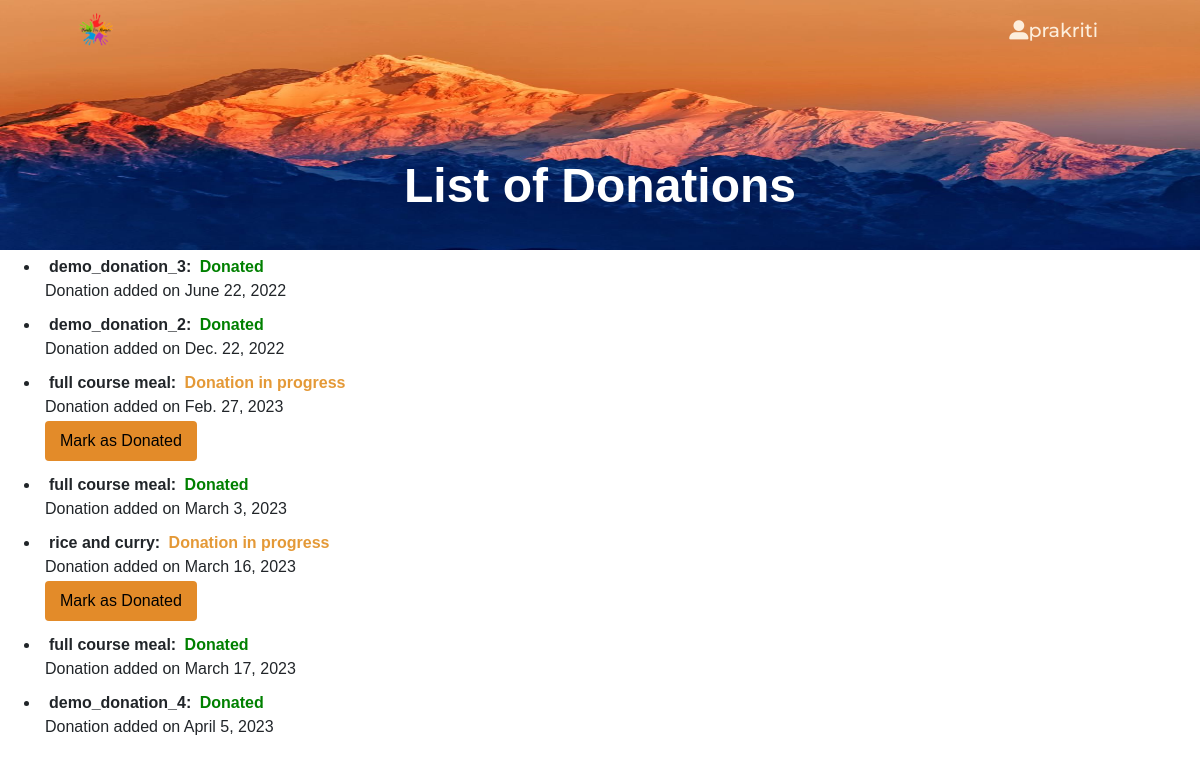
The app's page /donor_history/ (signed in), older data.
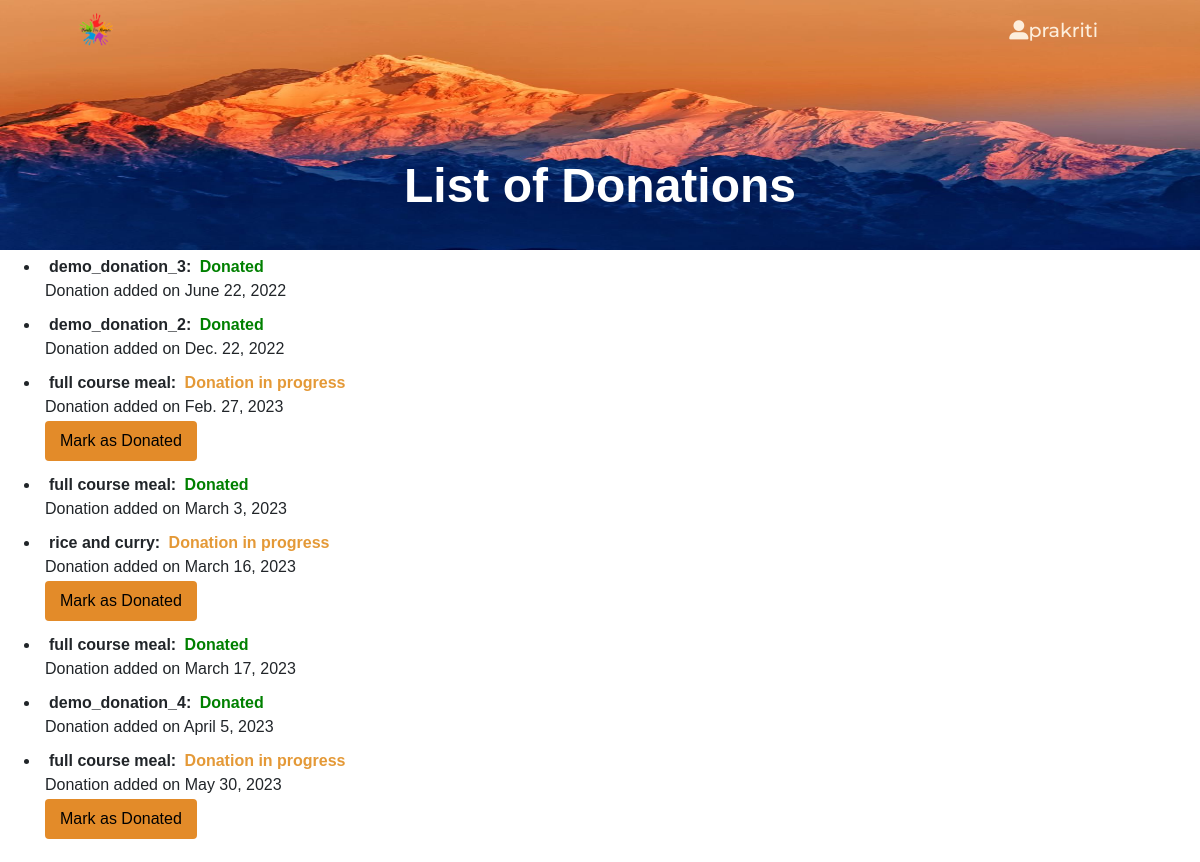
The same page, newer data.
### inventory/models.py (models this page shows, shortened)
class donations(models.Model):
    TYPE_CHOICES = [
        (HOME_FOOD, "Home Food"),
        (PARTY, "Party"),
        (RESTAURANT, "Restaurant"),
        (OTHER, "Other"),
    ]
    id = models.AutoField(primary_key=True)
    donor_id = models.ForeignKey(donor, on_delete=models.CASCADE)
    ngo_id = models.ForeignKey(
        ngo,
        on_delete=models.CASCADE,
        related_name=NGO_DONATION,
        blank=True,
        null=True,
    )
    donation_date = models.DateField(null=True)
    exp_date = models.DateField()
    longitude = models.DecimalField(
        decimal_places=DECIMAL_MAX_LENGTH, max_digits=SMALL_MAX_LENGTH
    )
    latitude = models.DecimalField(
        decimal_places=DECIMAL_MAX_LENGTH, max_digits=SMALL_MAX_LENGTH
    )
    pincode = models.ForeignKey("pincode", on_delete=models.CASCADE, null=True)
    quantity = models.IntegerField()
    description = models.TextField()
    ngo_status = models.BooleanField(default=True)
    donor_status = models.BooleanField(default=True)
    type = models.CharField(max_length=10, choices=TYPE_CHOICES, default=OTHER)

### inventory/views.py (the view)
# urls.py: path("donor_history/", donor_history, name="donor_history"),
@login_required
def donor_history(request):
    donor_instance = donor.objects.get(id=request.user.id)
    donations_made = donor_instance.donations_made().order_by("donation_date")
    context = {
        DONOR: donor_instance,
        DONATIONS_MADE: donations_made,
    }
    return render(request, "inventory/donor_history.html", context)

### inventory/models.py (called while the page is built)
    def donations_made(self):
        return donations.objects.filter(donor_id=self.id)

### inventory/templates/inventory/donor_history.html (shortened to what this page needs)
{% block content %}{% load static %}
<!DOCTYPE html>
<html>
<head>
  <link rel="stylesheet" href="https://cdn.jsdelivr.net/npm/bootstrap@4.6.2/dist/css/bootstrap.min.css"
>
  <link rel="stylesheet" href="{% static 'css/styles4.css' %}">
</head>
<body>
  <section id="title-img">
    <div class="title row row-2">
      <div class="parent col-lg-12">
        <div class="inside container-fluid">
          <nav class="navbar navbar-expand-lg navbar-dark">
            <img class="logo" src="/static/images/cr2.png" alt="rice">
            <div class="collapse navbar-collapse" id="navbarSupportedContent">
              <ul class="navbar-nav ml-auto">
                <li class="nav-item">
                  <div class="dropdown">
                    <button class="nav-link dropbtn"><i class='fas fa-user-alt'></i>{{user.username}}</button>
                  </div>
                </li>
              </ul>
            </div>
          </nav>
        </div>
        <h2 class="name">List of Donations</h2>
        <img class="image1 title-image" height="250px" src="/static/images/mountain.jpeg" alt="mountain-mockup">
      </div>
    </div>
  </section>
  <section id="middle">
    {% if donations_made %}
    <ul>
      {% for donation in donations_made %}
      <li>
        <span style="font-family: Arial, sans-serif; font-size: 16px;font-weight: bold;padding: 4px;">
          {{ donation.description }}:
        </span>
        {% if donation.donor_status %}
        <span style="font-family: Arial, sans-serif; font-size: 16px; font-weight: bold; color: rgb(228, 153, 55);">
          Donation in progress
        </span>
        <br>
        <span>
          Donation added on {{ donation.donation_date}}
        </span>
        <form method="post" action="{% url 'update_donation_status_donor' %}">
          <button type="submit">Mark as Donated</button>
        </form>
        {% else %}
        <span style="font-family: Arial, sans-serif; font-size: 16px; font-weight: bold; color: green;">
          Donated
        </span>
        <br>
        <span>
          Donation added on {{ donation.donation_date}}
        </span>
        {% endif %}
      </li>
      {% endfor %}
    </ul>
    {% else %}
    <p>No donations made yet.</p>
    {% endif %}
  </section>
</body>
{% endblock %}

Row changes from the older to the newer data that the page shows:
added donations: description "full course meal", donation_date "May 30, 2023"
